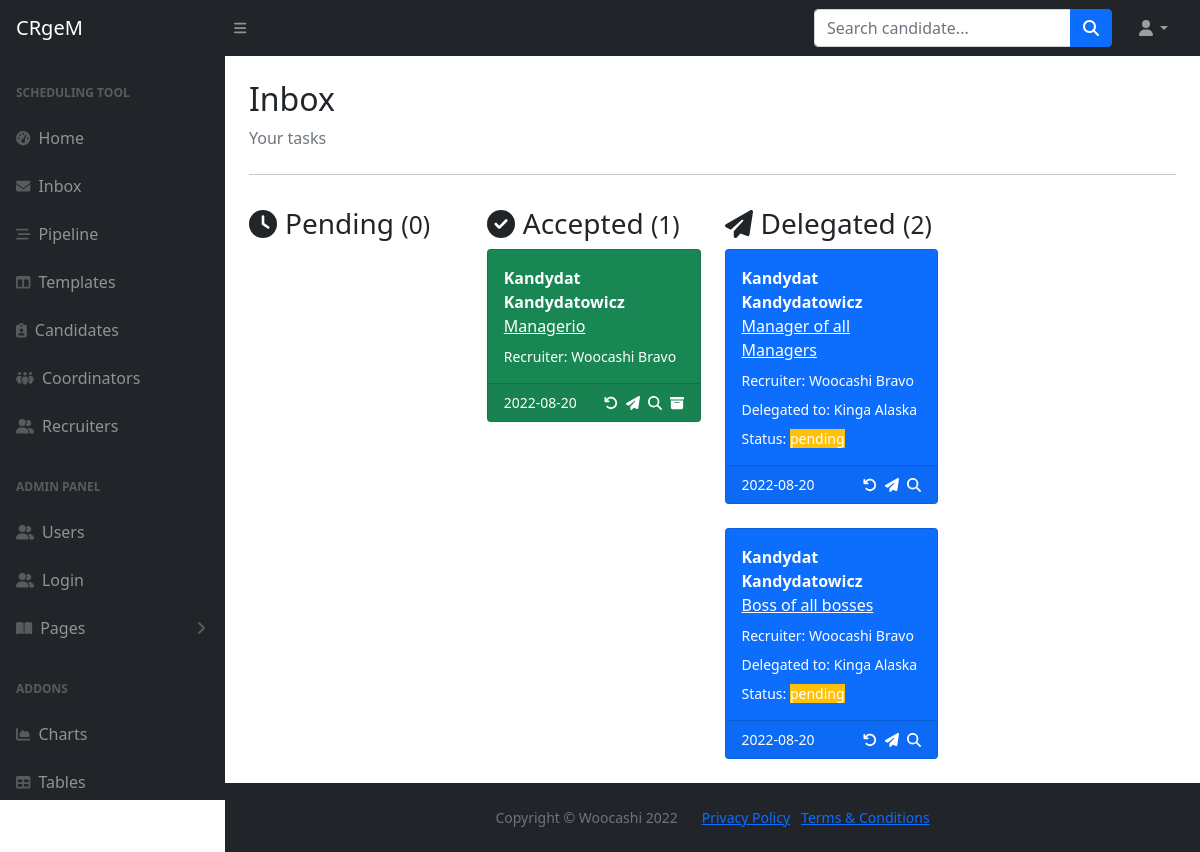
Screenshot of /inbox (signed in) with the database file from the repository.
### main.py (models this page shows)
class Task(db.Model, Base):
    __tablename__="tasks"
    id = db.Column(db.Integer, primary_key=True)
    sender_id = Column(Integer, ForeignKey('users.id'), nullable=False)
    recipient_id = Column(Integer, ForeignKey('users.id'), nullable=False)
    delegate_id = Column(Integer, ForeignKey('users.id'), nullable=False)
    from_user = relationship("User", foreign_keys=[sender_id], back_populates="tasks_sent")
    to_user = relationship("User", foreign_keys=[recipient_id], back_populates="tasks_received")
    candidate_id = Column(Integer, ForeignKey('candidates.id'))
    candidate = relationship("Candidate", foreign_keys=[candidate_id], back_populates="tasks")
    interviewers = db.Column(db.String, nullable=False)
    role = db.Column(db.String, nullable=False)
    recruiter_notes = db.Column(db.Text, nullable=True)
    date_sent = db.Column(db.Date, nullable=False)
    date_received = db.Column(db.Date, nullable=True)
    date_completed = db.Column(db.Date, nullable=True)
    status = db.Column(db.String, nullable=False)
    is_archived = db.Column(db.Boolean, nullable=False)
    delegated_by = relationship("User", foreign_keys=[delegate_id], back_populates="tasks_delegated")
    interview_date = db.Column(db.Date, nullable=True)
    interview_time = db.Column(db.Time, nullable=True)
    scheduler_notes = db.Column(db.Text, nullable=True)
    completion_time = db.Column(db.DateTime, nullable=True)

class Candidate(db.Model, Base):
    __tablename__="candidates"
    id = db.Column(db.Integer, primary_key=True)
    first_name = db.Column(db.String, nullable=False)
    last_name = db.Column(db.String, nullable=False)
    full_name = db.Column(db.String, nullable=False)
    email = db.Column(db.String, nullable=False, unique=True)
    phone = db.Column(db.String, nullable=False)
    cv = db.Column(db.String, nullable=True)
    owner_id = Column(Integer, ForeignKey('users.id'))
    created_by = relationship("User", back_populates="candidates")
    created_date = db.Column(db.Date, nullable=False)
    tasks = relationship("Task", back_populates="candidate")

class User(db.Model, UserMixin, Base):
    __tablename__="users"
    id = db.Column(db.Integer, primary_key=True)
    first_name = db.Column(db.String, nullable=False)
    last_name = db.Column(db.String, nullable=False)
    full_name = db.Column(db.String, nullable=False)
    email = db.Column(db.String, nullable=False, unique=True)
    phone = db.Column(db.String, nullable=False)
    type = db.Column(db.String, nullable=False)
    password = db.Column(db.String, nullable=False)
    interviews = relationship("Interview", back_populates="created_by")
    templates = relationship("Template", back_populates="created_by")
    candidates = relationship("Candidate", back_populates="created_by")
    tasks_sent = relationship("Task", primaryjoin="User.id==Task.sender_id", back_populates="from_user")
    tasks_received = relationship("Task", primaryjoin="User.id==Task.recipient_id", back_populates="to_user")
    tasks_delegated = relationship("Task", primaryjoin="User.id==Task.delegate_id", back_populates="delegated_by")

### main.py (the view)
@app.route('/inbox')
def inbox():
    user_tasks = Task.query.filter_by(recipient_id=current_user.id).all()
    return render_template('inbox.html', user_tasks=user_tasks, tasks_count=get_tasks_count(), current_user=current_user, delegated_tasks=get_delegations())

### main.py (called while the page is built)
@login_manager.user_loader
def load_user(user_id):
    try:
        return User.query.get(user_id)
    except:
        return None

def get_tasks_count():
    delegations = Task.query.filter_by(delegate_id=current_user.id).all()
    delegated_list = []
    for task in delegations:
        if task.delegate_id == current_user.id and task.recipient_id != current_user.id:
            delegated_list.append(task)
    delegated_count = len(delegated_list)
    accepted_count = len(Task.query.filter_by(recipient_id=current_user.id, status="accepted").all())
    pending_count = len(Task.query.filter_by(recipient_id=current_user.id, status="pending").all())
    tasks_count = {
        "accepted": accepted_count,
        "pending": pending_count,
        "delegated": delegated_count,
    }
    return tasks_count

def get_delegations():
    delegations = Task.query.filter_by(delegate_id=current_user.id).all()
    return delegations

### templates/inbox.html (shortened to what this page needs)
{% import "bootstrap/wtf.html" as wtf %}
{% include "header.html" %}
                <main>
                    <div class="container-fluid px-4">
                        <h2 class="mt-4">Inbox</h2>
                        <ol class="breadcrumb mb-4">
                            <li class="breadcrumb-item active">Your tasks</li>
                        </ol>
                        <hr>
                        <div class="row">
                            {% if user_tasks %}
	                        <div class="col-xl-3">
                                <h3 class="mt-3"><i class="fa-solid fa-clock me-2"></i>Pending <small>({{ tasks_count.pending }})</small></h3>
                            </div>
                            <div class="col-xl-3">
                                <h3 class="mt-3"><i class="fa-solid fa-circle-check me-2"></i>Accepted <small>({{ tasks_count.accepted }})</small></h3>
                                {% for task in user_tasks: %}
                                {% if task.status == "accepted" and task.is_archived == False: %}
                                <div class="card bg-success text-white mb-4">
                                    <div class="card-body">
                                        <div class="row">
                                            <strong>{{ task.candidate.full_name }}</strong>
                                            <u>{{ task.role}}</u>
                                        </div>
                                        <div class="row mt-2">
                                            <span class="small"> Recruiter: {{task.from_user.full_name}}</span>
                                        </div>
                                    </div>
                                    <div class="card-footer d-flex align-items-center justify-content-between">
                                        <div class="d-flex align-items-center justify-content-start">
                                            <span class="small">{{task.date_sent}}</span>
                                        </div>
                                        <div class="d-flex align-items-center justify-content-end">
                                            <a class="small text-white ms-2" href="#" title="Return to sender">
                                                <i class="fa-solid fa-arrow-rotate-left"></i>
                                            </a>
                                            <a class="small text-white ms-2" href="{{url_for('task_delegate', task_id=task.id)}}" title="Delegate">
                                                <i class="fa-solid fa-paper-plane"></i>
                                            </a>
                                            <a class="small text-white ms-2" href="#" title="Check details">
                                                <i class="fa-solid fa-magnifying-glass"></i>
                                            </a>
                                            <a class="small text-white ms-2" href="#" title="Archive task">
                                                <i class="fa-solid fa-box-archive"></i>
                                            </a>
                                        </div>
                                    </div>
                                </div>
                                {% endif %}
                                {% endfor %}
                            </div>
                            <div class="col-xl-3">
                                <h3 class="mt-3"><i class="fa-solid fa-paper-plane me-2"></i>Delegated <small>({{ tasks_count.delegated }})</small></h3>
                                {% for task in delegated_tasks: %}
                                {% if task.delegate_id == current_user.id and task.recipient_id != current_user.id and task.is_archived == False: %}
                                <div class="card bg-primary text-white mb-4">
                                    <div class="card-body">
                                        <div class="row">
                                            <strong>{{ task.candidate.full_name }}</strong>
                                            <u>{{ task.role}}</u>
                                        </div>
                                        <div class="row mt-2">
                                            <span class="small"> Recruiter: {{task.from_user.full_name}}</span>
                                        </div>
                                        <div class="row mt-2">
                                            <span class="small"> Delegated to: {{task.to_user.full_name}}</span>
                                        </div>
                                        {% if task.status == "pending" %}
                                        <div class="row mt-2">
                                            <span class="small"> Status: <span class="bg-warning">{{task.status}}</span></span>
                                        </div>
                                        {% elif task.status == "accepted" %}
                                        <div class="row mt-2">
                                            <span class="small"> Status: <span class="bg-success">{{task.status}}</span></span>
                                        </div>
                                        {% endif %}
                                    </div>
                                    <div class="card-footer d-flex align-items-center justify-content-between">
                                        <div class="d-flex align-items-center justify-content-start">
                                            <span class="small">{{task.date_sent}}</span>
                                        </div>
                                        <div class="d-flex align-items-center justify-content-end">
                                            <a class="small text-white ms-2" href="#" title="Return to sender">
                                            <i class="fa-solid fa-arrow-rotate-left"></i>
                                            </a>
                                            <a class="small text-white ms-2" href="{{url_for('task_delegate', task_id=task.id)}}" title="Delegate">
                                                <i class="fa-solid fa-paper-plane"></i>
                                            </a>
                                            <a class="small text-white ms-2" href="#" title="Check details">
                                                <i class="fa-solid fa-magnifying-glass"></i>
                                            </a>
                                        </div>
                                    </div>
                                </div>
                                {% endif %}
                                {% endfor %}
                            {% else %}
                            <div>You don't have any tasks yet!</div>
                            {% endif %}
                        </div>
                    </div>
                </main>
{% include 'footer.html' %}

### rows the page displays
Task: candidate.full_name "Kandydat Kandydatowicz", role "Managerio", from_user.full_name "Woocashi Bravo", date_sent "2022-08-20"
Task: candidate.full_name "Kandydat Kandydatowicz", role "Manager of all Managers", from_user.full_name "Woocashi Bravo", to_user.full_name "Kinga Alaska", status "pending", date_sent "2022-08-20"
Task: candidate.full_name "Kandydat Kandydatowicz", role "Boss of all bosses", from_user.full_name "Woocashi Bravo", to_user.full_name "Kinga Alaska", status "pending", date_sent "2022-08-20"

### other values shown
{{ tasks_count.pending }} "0"
{{ tasks_count.accepted }} "1"
{{ tasks_count.delegated }} "2"
